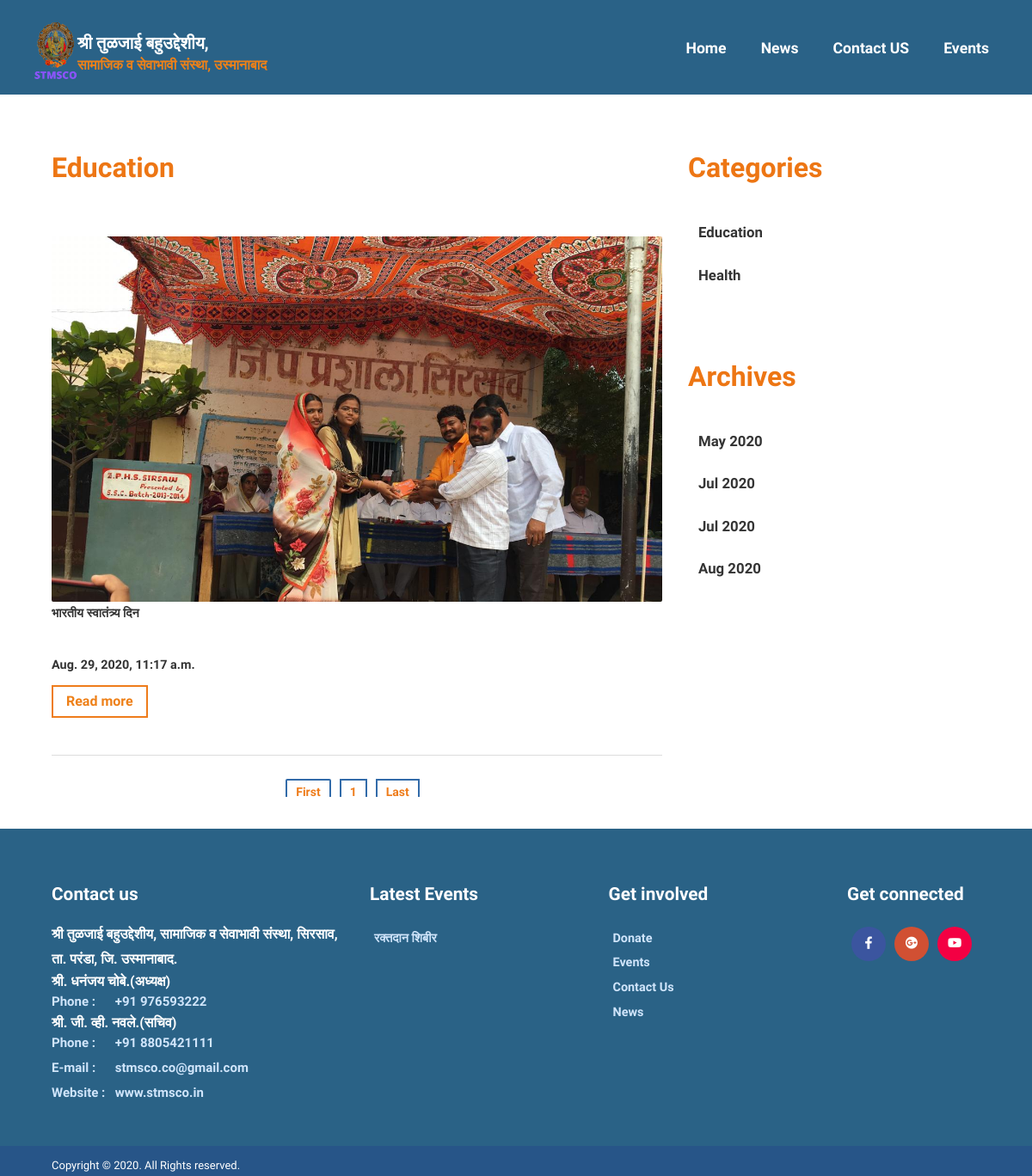
Screenshot of /news/category/education/ with the database file from the repository.
### blog/models.py (models this page shows, shortened)
class Category(models.Model):
    name = models.CharField(max_length=30, unique=True)
    description = models.TextField(blank=True, null=True)
    slug = models.SlugField(max_length=65, unique=True)
    class Meta:
        db_table = "blogapp_category"

class Post(models.Model):
    title = models.CharField(max_length=30)
    category = models.ForeignKey(Category, on_delete=models.CASCADE)
    short_desc = models.TextField()
    description = models.TextField()
    image = models.ImageField(upload_to='%Y/%m/%d')
    is_featured_news = models.BooleanField(default=False)
    created_on = models.DateTimeField(auto_now_add=True)
    is_active = models.BooleanField(default=True)
    photos = models.ManyToManyField(Gal_Image, blank=True)
    slug = models.SlugField(max_length=65, unique=True)
    def get_absolute_url(self):
        return reverse('blog:post_detail', kwargs={'slug': self.slug})
    class Meta:
        db_table = "blogapp_post"

### events/models.py (models this page shows, shortened)
class Event(models.Model):
    name = models.CharField(max_length=255)
    short_desc = models.TextField()
    description = models.TextField(null=True, blank=True)
    location = models.CharField(max_length=255, null=True, blank=True)
    contact_details = models.CharField(max_length=255, null=True, blank=True)
    image = models.ImageField(upload_to='%Y/%m/%d',
                              max_length=255, null=True, blank=True)
    start_date = models.DateField(null=True, blank=True)
    end_date = models.DateField(null=True, blank=True)
    is_active = models.BooleanField(default=True)
    slug = models.SlugField(max_length=65, unique=True)
    def get_absolute_url(self):
        return reverse('blog:event_detail', kwargs={'slug': self.slug})
    class Meta:
        db_table = "eventapp_event"

### blog/views.py (the view)
# urls.py: re_path('news/category/(?P<slug>[a-zA-Z0-9._+-]+)/', views.category_posts),
def category_posts(request, slug):
    present_date = datetime.date.today()
    archives = []
    for p in range(-3, 1):
        archives.append(present_date + datetime.timedelta(p * 365 / 12))
    cat = Category.objects.get(slug=slug)
    post_list = Post.objects.filter(category_id=cat.id, is_active=True)
    items_per_page = 5
    if "page" in request.GET:
        page = int(request.GET.get('page'))
    else:
        page = 1
    no_pages = int(math.ceil(float(post_list.count()) / items_per_page))
    post_list = post_list[(page - 1) * items_per_page:page * items_per_page]
    if page <= 5:
        start_page = 1
    else:
        start_page = page - 5
    if no_pages <= 10:
        end_page = no_pages
    else:
        end_page = start_page + 10
        if end_page > no_pages:
            end_page = no_pages
    menu_list = Menu.objects.filter(parent=None, is_active=True)
    event_list = Event.objects.filter(
        is_active=True).order_by('-start_date')[0:2]
    footer_events = Event.objects.filter(
        is_active=True).order_by('-start_date')[0:4]
    return render_to_response("site/category_posts.html",
                              {'current_page': page,
                               'archives': archives,
                               'cat': cat,
                               'category_list': Category.objects.all(),
                               'event_list': event_list,
                               'footer_events': footer_events,
                               'menu_list': menu_list,
                               'pages': range(start_page, end_page + 1),
                               'last_page': no_pages,
                               'post_list': post_list})

### templates/site/category_posts.html (shortened to what this page needs)
{% extends "site/base.html" %}
{% block content %}
<div id="main" class="event_list entry-content">
    <div class="container">
  <div class="inner row">
    <div id="primary" class="col-md-8 suffix_1">
      <h3 class="text-left"> {{ cat.name| title }} </h3>
      <br>
      {% if post_list %}
      {% for post in post_list %}
      <article class="list mb-0 pb-0">
        <div class="short-content">
          <figure>
            {% if post.image %}
            <a title="{{ post.title }}" href="{{ post.get_absolute_url }}">
            <img  class="wp-post-image" src="{{ post.image.url }}"  width="272px" height="150px" alt="Image cannot displ" width="100%">
            </a>
            {% endif %}
          </figure>
          <h1 class="entry-header">
            <a href="{{ post.get_absolute_url }}">{{ post.title |title }}</a>
          </h1>
          <div class="short-description">
            <p>{{ post.short_desc | truncatechars:265 }}</p>
          </div>
          <div class="entry-meta short-description">
            <p class="m-0">{{ post.created_on }}</p>
            <a class="fright " href="{{ post.get_absolute_url }}" title="{{ post.title }}">Read more</a>
          </div>
        </div>
      </article>
      {% endfor %}
      {% else %}
      No News..
      {% endif %}
      <ul class="pagination">
        <li><a class="radius" href="/news/category/{{ cat.slug }}/?page=1">First</a></li>
        {% for s in pages %}
        <li {% ifequal s current_page %} class="active" {% endifequal %} ><a href="/news/category/{{ cat.slug }}/?page={{s}}">{{s}}</a></li>
        {% endfor %}
        <li><a href="/news/category/{{ cat.slug }}/?page={{last_page}}">Last</a></li>
      </ul>
    </div>
    <div id="secondary" class="col-md-4 widget-area" role="complementary">
      <div id="meta-2" class="widget widget_meta">
        <h3 class="text-left">Categories</h3>
        <ul>
          {% for cat in category_list %}
          <li><a href="/news/category/{{ cat.slug }}" title="{{cat.name}}">{{ cat.name| title }}</a></li>
          {% endfor %}
        </ul>
        <br>
        <h3 class="text-left">Archives</h3>
        <ul>
          {% for month in archives %}
          <li><a href="/news/archives/{{month.year}}/{{month.month}}/" title="">{{ month |date:'M Y' }}</a></li>
          {% endfor %}
        </ul>
      </div>
    </div>
  </div>
</div>
</div>
{% endblock %}

### templates/site/base.html (shortened to what this page needs)
{% load img %}
{% load staticfiles %}
<!DOCTYPE html>
<html dir="ltr" lang="en-US">
<head>
    <link rel="stylesheet" href="https://stackpath.bootstrapcdn.com/bootstrap/4.3.1/css/bootstrap.min.css"
>
    <link rel="stylesheet" href="https://use.fontawesome.com/releases/v5.8.1/css/all.css"
>
    <link rel="stylesheet" type="text/css" media="all" href="{% static 'site/css/style.css'%}"/>
    <link rel="stylesheet" type="text/css" media="all" href="{% static '/site/css/flexslider.css' %}"/>
    <link rel="stylesheet" type="text/css" media="all" href="{% static '/site/css/keyframes.css' %}"/>
    <link rel="stylesheet" type="text/css" media="all" href="{% static '/site/css/grid.css' %}"/>
    <link rel="stylesheet" type="text/css" media="all" href="{% static '/site/css/meanmenu.css' %}"/>
    <link rel="stylesheet" type="text/css" media="all" href="{% static 'site/css/sm-core-css.css' %}"/>
    <link rel="stylesheet" type="text/css" media="all" href="{% static 'site/css/sm-blue.css' %}"/>
</head>
<body class="home blog two-column right-sidebar" data-twttr-rendered="true">
<div id="page" class="container">
    <header id="branding" class="site-header" role="banner">
        <div id="sticky_navigation" class="header" style="color:blue;">
            <div class="container no-padding">
                <hgroup class="fleft grid_8 logo_group" id="logo-wid">
                    <h1 id="site-title">
                        <a href="/" class="cjws_society" title="श्री तुळजाई बहुउद्देशीय, सामाजिक व सेवाभावी संस्था" rel="home"><img
                            class="logo_style" src="{% static 'site/images/stmsconew.png' %}" height="100px"
                            width="auto"/></a>
                        <a href="/" title="श्री तुळजाई बहुउद्देशीय, सामाजिक व सेवाभावी संस्था" id="logo" rel="home">श्री तुळजाई बहुउद्देशीय, <span> सामाजिक व सेवाभावी
                        संस्था, उस्मानाबाद</span></a>
                    </h1>
                </hgroup>
                <div class="navigation">
                    <ul id="main-menu" class="sm sm-blue">
                        <li>
                            <a href="/" class="financial_information">Home</a>
                        </li>
                        <li>
                            <a href="/news" class="news">News</a>
                        </li>
                        <li>
                            <a href="/contact-us" class="contact-us">Contact US</a>
                        </li>
                        <li>
                            <a href="/events" class="events">Events</a>
                        </li>
                    </ul>
                </div>
            </div>
        </div>
    </header>
</div>
{% block content %}
{% endblock %}
<footer id="colophon" class="site-footer" role="contentinfo">
    <div id="tertiary" class="sidebar-container" role="complementary">
        <div class="container">
            <div class="row">
                <div class="col-md-4">
                    <aside id="meta-0" class="widget widget_adress">
                        <h3>Contact us</h3>
                        <address class="vcard">
                            <p class="org vcard"><a class="url fn org" href="#">श्री तुळजाई बहुउद्देशीय, सामाजिक व
                                सेवाभावी संस्था, सिरसाव, ता. परंडा, जि. उस्मानाबाद.</a></p>
                            <h6 style="color:white">श्री. धनंजय चोबे.(अध्यक्ष)</h6><b>Phone :</b> <span class="tel"> +91 976593222</span><br/>
                            <h6 style="color:white">श्री. जी. व्ही. नवले.(सचिव)</h6><b>Phone :</b> <span class="tel"> +91 8805421111</span><br/>
                            <b>E-mail :</b><span class="email"> stmsco.co@gmail.com</span><br/>
                            <b>Website :</b><span class="url"> www.stmsco.in</span><br/>
                        </address>
                    </aside>
                </div>
                <div class="col-md-3">
                    <aside id="meta-1" class="widget widget_meta">
                        <h3>Latest Events</h3>
                        {% for event in footer_events %}
                        <ul>
                            <li><a href="{{ event.get_absolute_url }}" title="">{{ event.name |title }}</a></li>
                        </ul>
                        {% endfor %}
                    </aside>
                </div>
                <div class="col-md-3">
                    <aside id="meta-2" class="widget widget_meta">
                        <h3>Get involved</h3>
                        <ul>
                  <li class="menu-item "><a href="https://paytm.business/link/68167/LL_155332105">Donate</a></li>
                  <li class="menu-item "><a href="/events">Events</a></li>
                  <li class="menu-item "><a href="/contact-us">Contact Us</a></li>
                  <li class="menu-item "><a href="/news">News</a></li>
                </ul>
                    </aside>
                </div>
                <div class="col-md-2">
                    <aside id="meta-2" class="widget widget_meta footer-social">
                        <h3>Get connected</h3>
                        <ul class="list-inline ">
                            <li class="facebook"><a
                                    href="https://www.facebook.com/dhananjay.chobe"><i
                                    class="fab fa-facebook-f"></i></a></li>
                            <li class="googleplus"><a href="mailto:stmsco.co@gmail.com"><i
                                    class="fab fa-google-plus"></i></a></li>
                            <li class="youtube"><a href="https://www.youtube.com/"
                                                   target="_blank"><i class="fab fa-youtube"></i></a>
                            </li>
                        </ul>
                    </aside>
                </div>
            </div>
        </div>
    </div>
    <div class="site-info">
        <div class="container">
            <div class="row">
                <div class="col-md-4 text-left">
                    <p class="copy">Copyright © 2020. All Rights reserved. </p>
                </div>
            </div>
        </div>
    </div>
</footer>
</body>
</html>

### static/site/css/grid.css (style rules this page uses)
.grid_1, .grid_2, .grid_3, .grid_4, .grid_5, .grid_6, .grid_7, .grid_8, .grid_9, .grid_10, .grid_11, .grid_12, .grid_13, .grid_14, .grid_15, .grid_16 { display: inline; float: left; position: relative; margin-left: 1%; margin-right: 1%; }

### static/site/css/sm-core-css.css (style rules this page uses)
.sm,.sm ul,.sm li { display:block;list-style:none;padding:0;margin:0;line-height:normal;direction:ltr; }
ul.sm li { position:relative;float:left; }
ul.sm a { position: relative; display: block; white-space: nowrap; text-transform: capitalize; font-size: 1.1rem; font-weight: 700; padding: 5px 20px; color: #fff; }
ul.sm:after { content:"\00a0";display:block;height:0;font:0/0 serif;clear:both;visibility:hidden;overflow:hidden; }
ul.sm,ul.sm *,ul.sm *:before,ul.sm *:after { -moz-box-sizing:border-box;-webkit-box-sizing:border-box;box-sizing:border-box; }
ul.sm { -webkit-tap-highlight-color:rgba(0,0,0,0); }

### static/site/css/sm-blue.css (style rules this page uses)
.sm-blue { color:#5c5c5c; }
.sm-blue a { padding: 5px 17px; color: #5c5c5c; font-size: 13px; line-height: 23px; text-decoration: none; border:none; }
.sm-blue li:first-child, .sm-blue-vertical li, .sm-blue ul li { border-left:0; }

### templates/site/base.html (style rules this page uses)
#main-menu { position:relative; z-index:9999; width:auto; float: right; }

### rows the page displays
Category: name "Education"
Post: image (picture), short_desc "भारतीय स्वातंत्र्य दिन", created_on "Aug. 29, 2020, 11:17 a.m."
Category: name "Health"
Event: name "रक्तदान शिबीर"

### other values shown
{{ s }} "1"
{{ month |date:'M Y' }} "May 2020" "Jul 2020" "Jul 2020" "Aug 2020"
